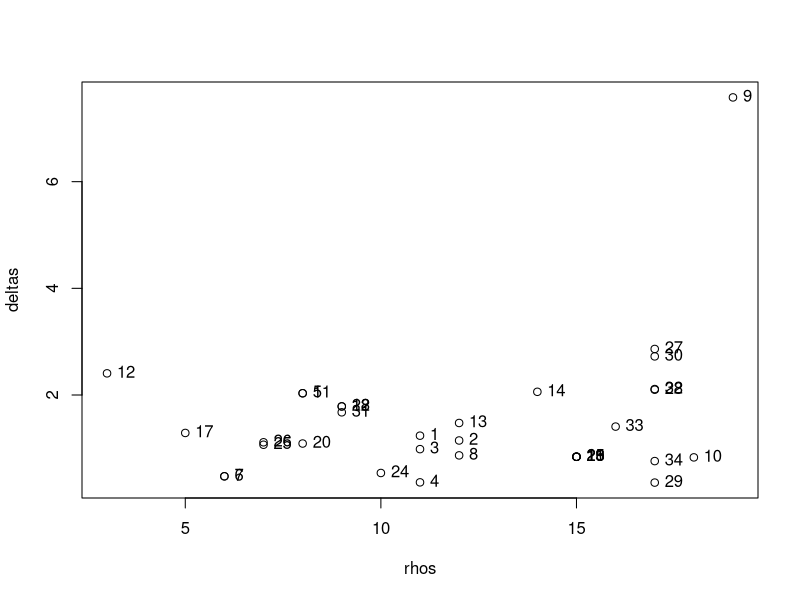
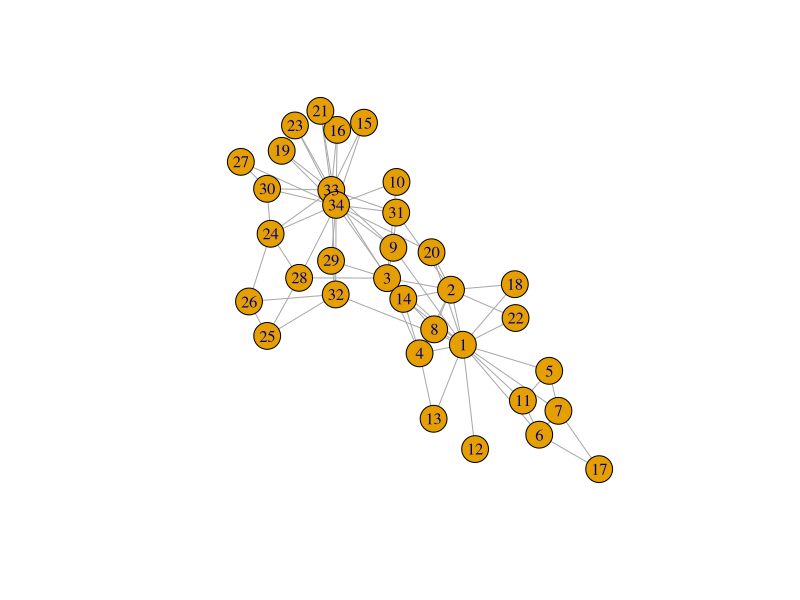
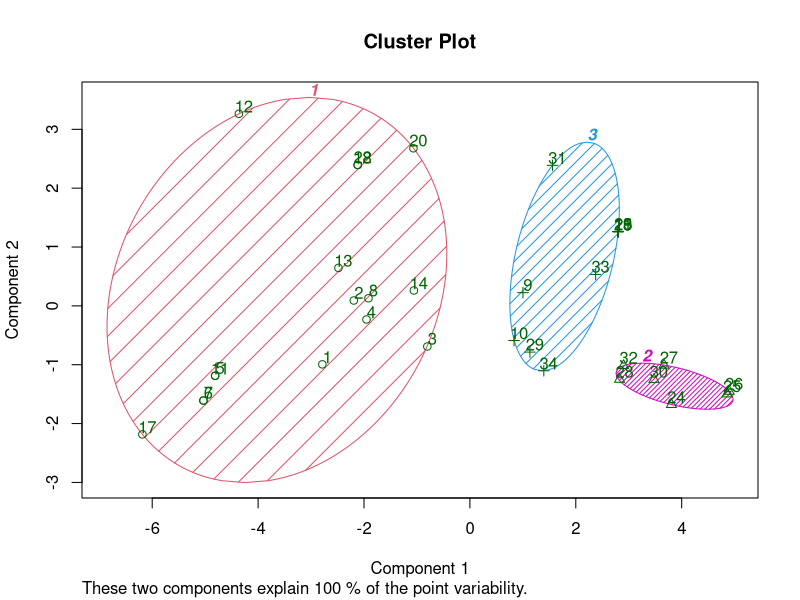

R code for these plots, in order:

library(igraph)
library(vegan)

g <- graph("zachary")

# edges <- read.table("cites.csv")
# g <- graph.data.frame(edges, directed = F)

g_decomposed <- decompose(g)
g <- g_decomposed[[which.max(sapply(g_decomposed, function(i) length(V(i))))]]
g <- simplify(g)

# for zachary
V(g)$name <- as.character(1:34)

nodes <- V(g)$name

nodes

partition_density <- function(community) {
    
    # number of nodes
    n <- length(V(community))
    
    # number of edges
    m <- length(E(community))
    
    return (n * ((m - (n - 1)) / ((n - 2) * (n - 1))) )
}

score_partition <- function(g, communities) {
 
    # number of nodes in network
    N <- length(V(g))

    # number of communities
    k <- length(communities)

    # weighted patition score for entire network
    return(2 / (sqrt(k) * N) * sum(sapply(communities, partition_density)))

}

# local density

# structural similairty funciton
structureSimilarity <- function(g, nv, nw) {
    return(length(intersect(nv, nw)) / 
          sqrt(length(nv) * length(nw)))
}

# pre compute neighbourhoods
neighbourhoods <- sapply(nodes, function(v) {
    neighborhood(g, v, order=1)
})


# compute similiarity of all nodes 
structureSimilarities <- sapply(neighbourhoods, function(nv) {
    sapply(neighbourhoods, function(nw) {
        structureSimilarity(g, nv, nw)
    })
})


# disatnce = 1 / similarity
distances <- sapply(1:nrow(structureSimilarities), function(i){
    sapply(1:ncol(structureSimilarities), function(j) {
        if (i == j){
            return (0)
        } else if (structureSimilarities[i,j] == 0){
            return (.Machine$double.xmax)
        } else {
            return (1 / structureSimilarities[i,j])
        }
    })
})

# isomap embedding 
iso <- isomap(dist = as.dist(distances), ndim = 2, k = 5)
X <- iso$points

# distance between all points
d <- as.matrix(dist(X))

#distance cut off value
dc <- 3

# density of node
rhos <- apply(d, 1, function(row) {
    sum(row < dc)
})
names(rhos) <- nodes

head(rhos)

# compute deltas
deltas <- sapply(1:length(rhos), function(i) {
    
    #row in distance matrix of interest
    d2Node <- d[names(rhos)[i],]
    
    if (rhos[i] == max(rhos)) {
        # assign point with moximum density the greatest distance
        return(max(d2Node))
    } else {
        #assign minimum distance of node with greater rho
        return(min(d2Node[rhos > rhos[i]]))
    }
    
}) 
names(deltas) <- nodes

# gammas
gammas <- rhos * deltas
names(deltas) <- nodes

plot(rhos, deltas)
text(rhos, deltas, labels = nodes, pos=4) 

plot(g)

dim(X)

X[27,]

matrix(c(X[27,], X[9,], X[30,]), 3, 2, byrow = T)

library(cluster)
kme <- kmeans(X, centers = matrix(c(X[9,], X[27,], X[30,]), ncol=2, byrow = T))
clusplot(X, kme$cluster, color=TRUE, shade=TRUE,
   labels=2, lines=0, main="Cluster Plot")

label_assignment <- function() {
    
}
